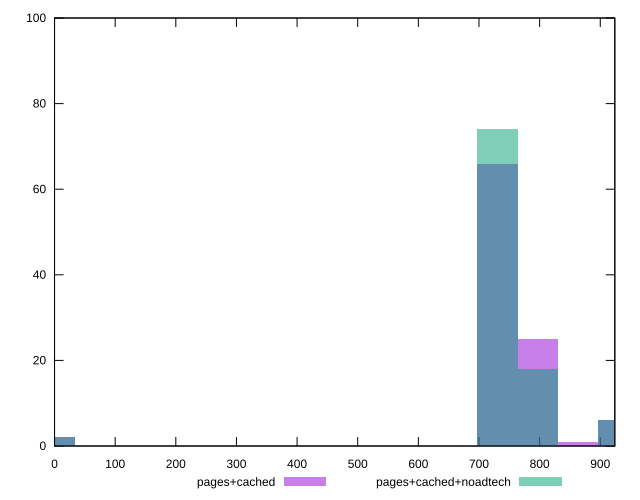

This figure's gnuplot source:
reset

$pagesCached <<EOF
0 2
730.5812769003015 66
863.41423633672 1
796.9977566185107 25
929.8307160549292 6
EOF

$pagesCachedNoadtech <<EOF
0 2
796.9977566185107 18
730.5812769003015 74
929.8307160549292 6
EOF

set key outside below
set boxwidth 66.41647971820923
set xrange [0:924]
set yrange [0:100]
set trange [0:100]
set style fill transparent solid 0.5 noborder
set terminal svg size 640, 500 enhanced background rgb 'white'
set output "report_00017_2021-02-10T15-08-03.406Z/uses-rel-preload/comparison/histogram/1_vs_2.svg"

plot $pagesCached title "pages+cached" with boxes, \
     $pagesCachedNoadtech title "pages+cached+noadtech" with boxes

reset
